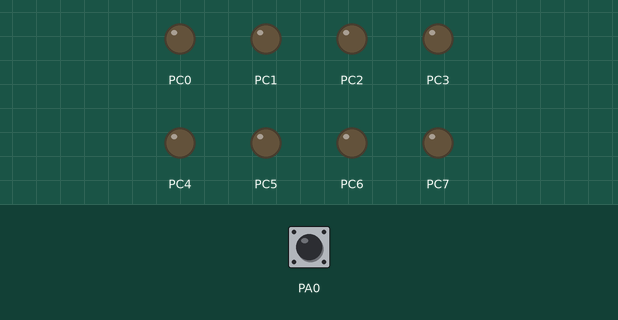
A program run on a simulated ATmega32, built with avr-gcc and emulated at 16 MHz. On the bench: output pins drawn as LEDs (lit = HIGH). The inputs (shaded band) are chosen by the test bench; at power-on: PA0 HIGH.

Above: at 1.2 s.
1.3 s: PA0 pulsed LOW 5 times (0.12 s each, 0.3 s apart)
At 1.9 s:
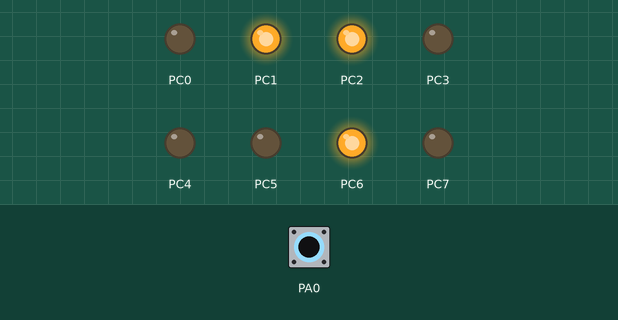
At 3.9 s:
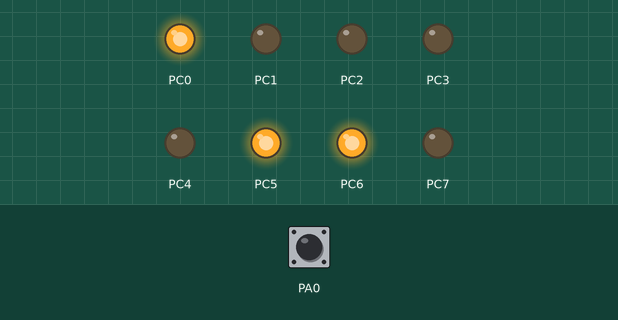
4.3 s: PA0 pulsed LOW 2 times (0.12 s each, 0.3 s apart)
At 5.4 s:
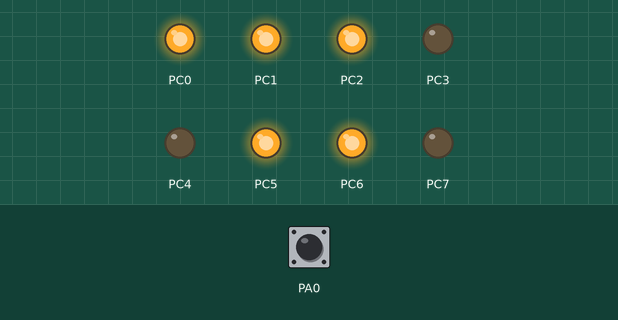
Timing chart, 0 to 7.3 s (numbered marks = the images above; inputs shaded):
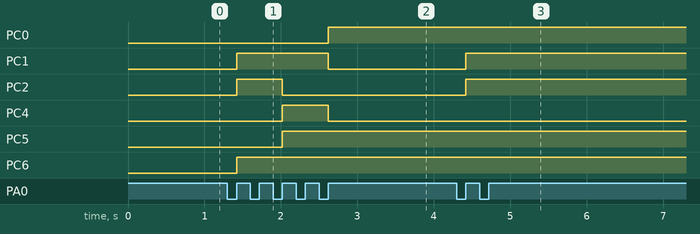

The program:

main.c
```c
#define F_CPU 16000000

#include <avr/io.h>
#include <util/delay.h>

#include <stdlib.h>
#include <string.h>

char string[] = "\0Fragt imp";
int idx = 0;
uint8_t i;

uint8_t button_old;

void init(void) {
	button_old = PINA & 1;
	DDRC = 0xFF;
	return;
}

void loop(void) {
	uint8_t button = PINA & 1;
	if (button != button_old && button == 1) {
		idx++;
		if (idx > strlen(string+1)) {
			idx = 0;
			PORTC = 0;

			_delay_ms(200);
			PORTC = ~PORTC;
			_delay_ms(50);
			PORTC = ~PORTC;

			_delay_ms(200);
			PORTC = ~PORTC;
			_delay_ms(50);
			PORTC = ~PORTC;

			_delay_ms(200);
			PORTC = ~PORTC;
			_delay_ms(50);
			PORTC = ~PORTC;
		}
		PORTC = string[idx];
		_delay_ms(300);
	}
	button_old = button;
	return;
}

int main(void) {
	init();
	while (1) loop();
}
```

Measured:
- after the input at 1.3 s, PC0: LOW → HIGH after 1.3 s; PC1: LOW → HIGH after 0.12 s, → LOW 1.2 s later; PC2: LOW → HIGH after 0.12 s, → LOW 0.60 s later; PC4: LOW → HIGH after 0.72 s, → LOW 0.60 s later; PC5: LOW → HIGH after 0.72 s
- after the input at 4.3 s, PC1, PC2: LOW → HIGH after 0.12 s
